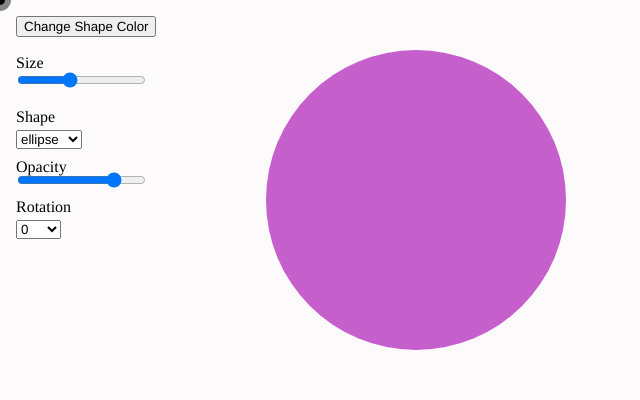
Frame 1 (no input)
Frame 60 (no input): identical to frame 1, image omitted
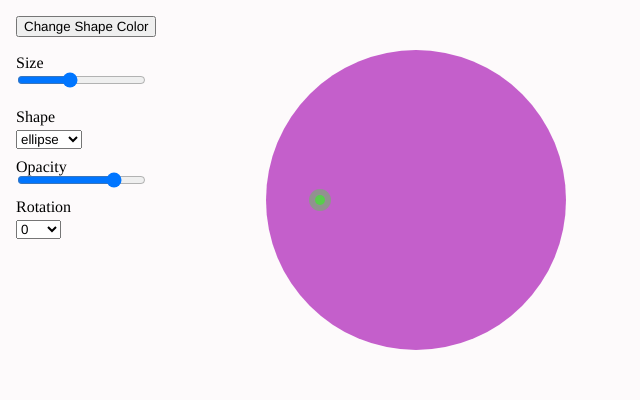
Frame 120 (the mouse pressed at the canvas centre since frame 60)

The p5.js sketch that drew these frames (run headless with seeded random() and noise() and a simulated clock; from frame 60 on, the mouse is pressed at the canvas centre):

// p5.js sketch
// ── sketch.js
let colorBtn, sizeSlider, shapeSelect, opacitySlider, rotationSelect;
let shapeColor;
let opacity, a;
let cursorColor;
let cnv; // reference to the p5 canvas element

function setup() {
  cnv = createCanvas(640, 400);
  noStroke();
  textFont ("Comic Sans MS") 
  

  // starting color
  shapeColor = color(random(255), random(255), random(255), 50);

  // custom cursor: start black, hide system cursor over canvas
  cursorColor = color(0, 0, 0);
  noCursor();

  // Button: change color
  colorBtn = createButton("Change Shape Color");
  colorBtn.position(16, 16);
  colorBtn.mousePressed(randomShapeColor);
  
  function randomShapeColor() {
    // pick a random RGB but keep current opacity (if slider exists)
    let alphaVal = (typeof opacitySlider !== 'undefined') ? opacitySlider.value() : 255;
    shapeColor = color(random(255), random(255), random(255), alphaVal);
  }

  // Slider: controls size
  createP("Size").position(0, 50).style("margin", "4px 0 0 16px");
  sizeSlider = createSlider(20, 220, 100, 1);
  sizeSlider.position(15, 70);
  
  // Slider: controls opacity (alpha)
  createP("Opacity").position(0, 150).style("margin", "8px 0 0 16px");
  opacitySlider = createSlider(0, 255, 200, 1);
  opacitySlider.position(15, 170);
  // small live readout for current opacity value
  
  // Dropdown: choose shape
  createP("Shape").position(0, 100).style("margin", "8px 0 0 16px");
  shapeSelect = createSelect();
  shapeSelect.position(16, 130);
  shapeSelect.option("ellipse");
  shapeSelect.option("rect");
  shapeSelect.option("triangle");

  // Dropdown: choose rotation
  createP("Rotation").position(0, 190).style("margin", "8px 0 0 16px");
  rotationSelect = createSelect();
  rotationSelect.position(16, 220);
  rotationSelect.option("0");
  rotationSelect.option("90");
  rotationSelect.option("180");
  rotationSelect.option("270");
  rotationSelect.option("360");
  rotationSelect.selected("0");
}

function draw() {  
   background ("#FDFAFB");
  console.log (mouseX, mouseY);
  push();
  translate(width * 0.65, height * 0.5);
  let s = sizeSlider.value();  
  // current opacity from slider (or default 255)
  let a = (typeof opacitySlider !== 'undefined') ? opacitySlider.value() : 255;

  // draw with the shape's RGB but current alpha from slider
  let r = red(shapeColor);
  let g = green(shapeColor);
  let b = blue(shapeColor);
  fill(r, g, b, a);

  // apply rotation chosen by the user (around the shape center)
  let rot = (typeof rotationSelect !== 'undefined') ? Number(rotationSelect.value()) : 0;
  rotate(radians(rot));

  // draw chosen shape
  let choice = shapeSelect.value();
  if (choice === "ellipse") {
    ellipse(0, 0, s*3, s*3);
  } else if (choice === "rect") {
    rectMode(CENTER);
    rect(0, 0, s*3, s*3);
  } else if (choice === "triangle") {
    triangle(-s * 0.6, s * 0.5, 0, -s * 0.6, s * 0.6, s * 0.5);
  }
  pop();

  // draw custom cursor on top (only when mouse is inside canvas)
  if (mouseX >= 0 && mouseX <= width && mouseY >= 0 && mouseY <= height) {
    push();
    noStroke();
    // a slightly larger translucent ring for visibility
    fill(red(cursorColor), green(cursorColor), blue(cursorColor), 120);
    ellipse(mouseX, mouseY, 22, 22);
    fill(cursorColor);
    ellipse(mouseX, mouseY, 10, 10);
    pop();
  }

}

function mousePressed() {
  // If user clicked on a DOM control (input/select/button), ignore — allow the control to handle it.
  if (cnv) {
    const rect = cnv.elt.getBoundingClientRect();
    const clientX = rect.left + mouseX;
    const clientY = rect.top + mouseY;
    const el = document.elementFromPoint(clientX, clientY);
    if (el) {
      const tag = el.tagName.toLowerCase();
      if (tag === 'input' || tag === 'button' || tag === 'select' || tag === 'label') {
        return; // let the DOM control handle the click
      }
    }
  }

  // change cursor color to a random color on each canvas click
  cursorColor = color(random(255), random(255), random(255));
}
// ── style.css
html, body {
  margin: 0;
  padding: 0;
  font-size: 12px;
  /* Use Comic Sans if available; fall back to cursive */
  font-family: "Comic Sans MS", "Comic Sans", cursive;
}
canvas {
  display: block;
}

/* Global button styles for p5-created buttons and any page buttons */
button {
  background: #3cff00; 
  color: #000000;      
  border: none;
  padding: 8px 12px;
  border-radius: 6px;
  font-family: inherit; /* use page font (Comic Sans) */
  cursor: pointer;
  transition: filter 0.12s ease, transform 0.06s ease;
}
button:hover {
  filter: brightness(0.95);
}
button:active {
  transform: translateY(1px);
}

/* Ensure selects and inputs inherit the page font */
select, input, label {
  font-family: inherit;
}
